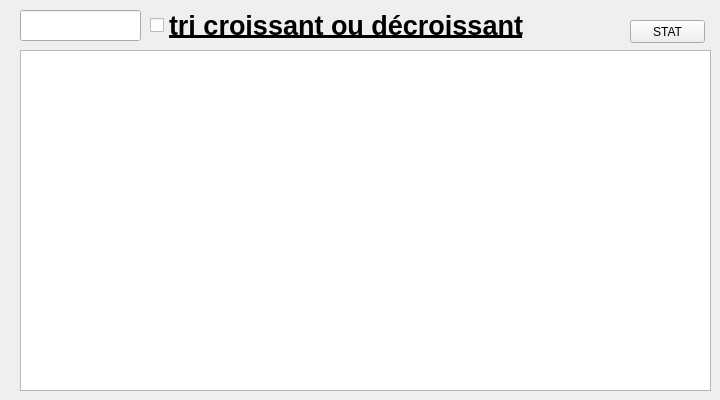
      <widget class="QWidget" name="tab_2">
       <attribute name="title">
        <string>Afficher les equipements</string>
       </attribute>
       <widget class="QTableView" name="tabetudiant">
        <property name="geometry">
         <rect>
          <x>20</x>
          <y>50</y>
          <width>691</width>
          <height>341</height>
         </rect>
        </property>
       </widget>
       <widget class="QLineEdit" name="lineEdit_16">
        <property name="geometry">
         <rect>
          <x>20</x>
          <y>10</y>
          <width>121</width>
          <height>31</height>
         </rect>
        </property>
        <property name="text">
         <string/>
        </property>
       </widget>
       <widget class="QCheckBox" name="checkBox">
        <property name="geometry">
         <rect>
          <x>150</x>
          <y>10</y>
          <width>441</width>
          <height>31</height>
         </rect>
        </property>
        <property name="minimumSize">
         <size>
          <width>161</width>
          <height>17</height>
         </size>
        </property>
        <property name="font">
         <font>
          <pointsize>20</pointsize>
          <weight>75</weight>
          <bold>true</bold>
          <underline>true</underline>
         </font>
        </property>
        <property name="autoFillBackground">
         <bool>false</bool>
        </property>
        <property name="styleSheet">
         <string notr="true"/>
        </property>
        <property name="text">
         <string>tri croissant ou décroissant</string>
        </property>
       </widget>
       <widget class="QPushButton" name="pushButton_3">
        <property name="geometry">
         <rect>
          <x>630</x>
          <y>20</y>
          <width>75</width>
          <height>23</height>
         </rect>
        </property>
        <property name="text">
         <string>STAT</string>
        </property>
       </widget>
      </widget>
